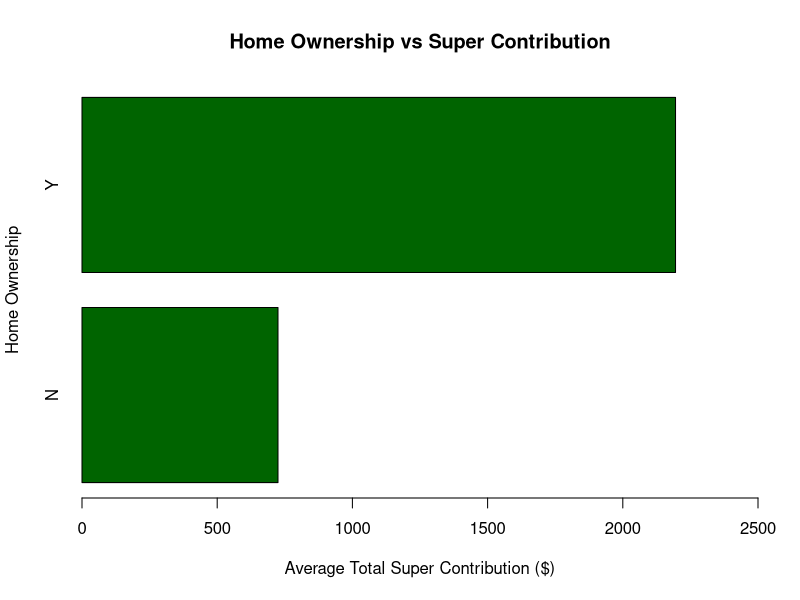

Here is the R script that generated this plot:
data <- read.csv("data.csv")

home_data <- aggregate(data$C_TotalVoluntarySuperContribution, 
  by = list(data$C_HomeOwnershipStatus), FUN = mean)

barplot(home_data[,2],names.arg=home_data[,1],col="darkgreen",
  ylab = "Home Ownership", xlab = "Average Total Super Contribution ($)", 
  main = "Home Ownership vs Super Contribution", horiz = "true", xlim = c(0,2500))

